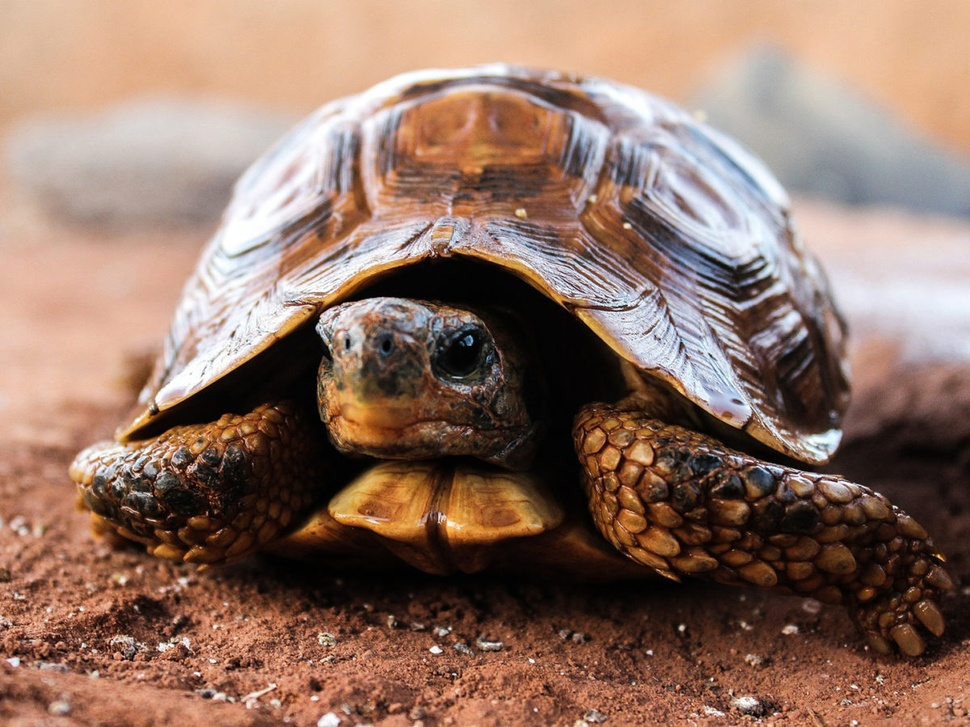
#> input picture CODE/Turtle.jpeg, 970 x 727 px, shrunk from 1200 x 899 before the run
$ python thresholdTest.py
#> lines starting #> are read from the running program, lines starting #| are printed output that depends on the picture; after the words box and inside, x2 and y2 are one past the last pixel; in counts of white or black regions, pixels touching at a corner belong together
import cv2
# Load the image in grayscale (no color, just black & white)
image = cv2.imread("Turtle.jpeg", cv2.IMREAD_GRAYSCALE)
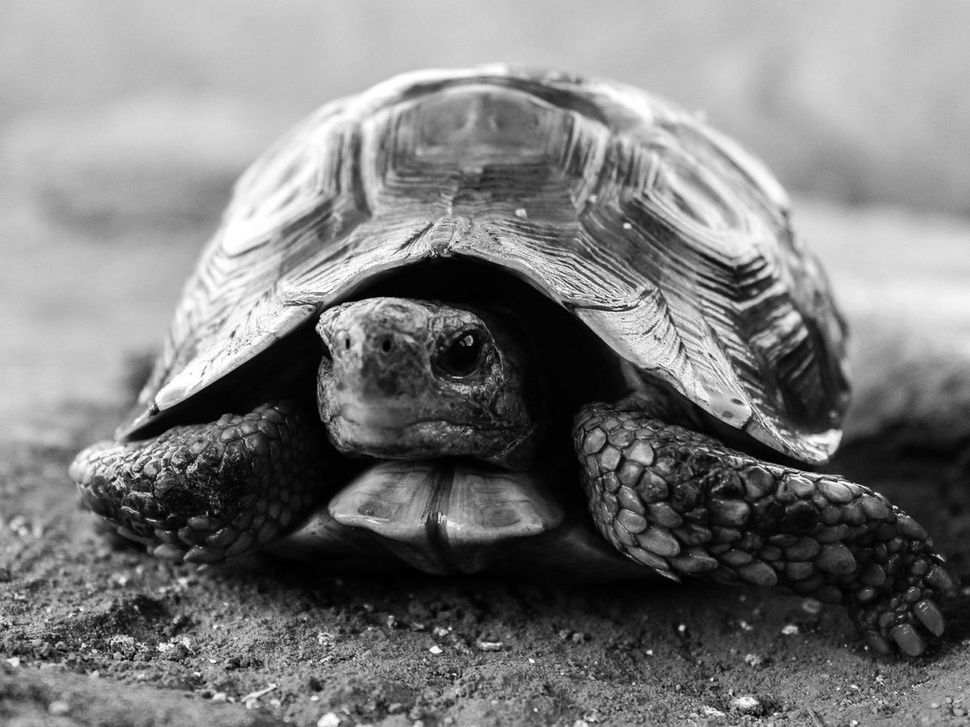
#> image: shape (727, 970); min 0, max 255, mean 123
# Pick a threshold value, let's say 127
threshold_value = 127
# Convert the image based on that threshold value
_, binary_image = cv2.threshold(image, threshold_value, 255, cv2.THRESH_BINARY)
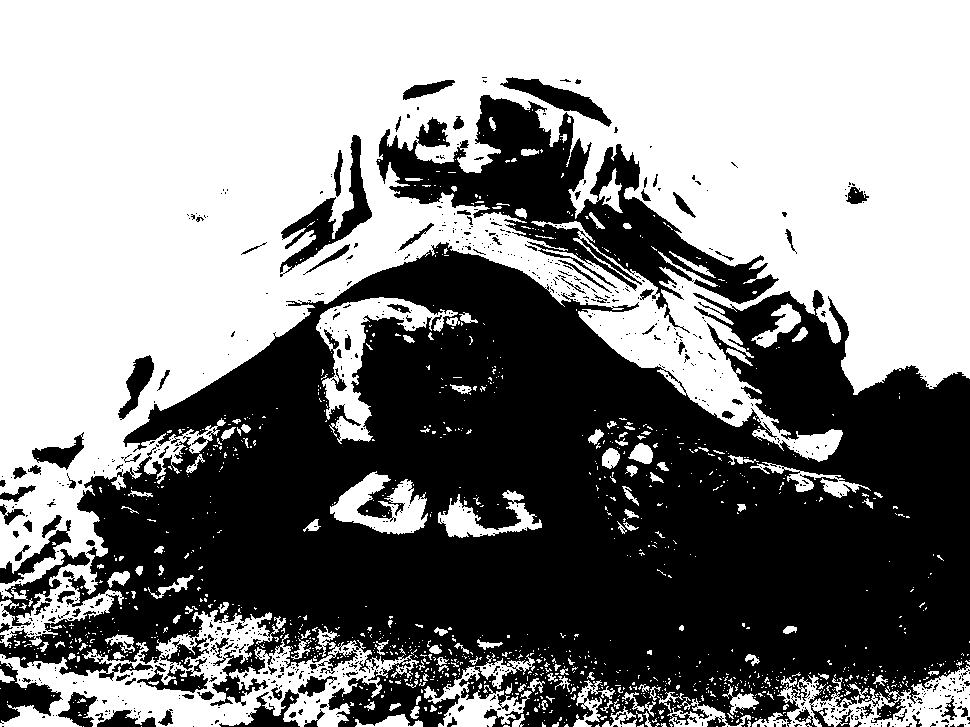
#> binary_image: shape (727, 970); 52.8% white; 804 black regions (700 under 20 px), largest, box (x1, y1, x2, y2) and area: (0, 242, 970, 727) 282336, (376, 95, 779, 333) 26503, (280, 135, 372, 277) 3142

# Apply adaptive thresholding (it decides the best threshold for each part)
adaptive_image = cv2.adaptiveThreshold(image, 255, cv2.ADAPTIVE_THRESH_GAUSSIAN_C, cv2.THRESH_BINARY, 11, 2)
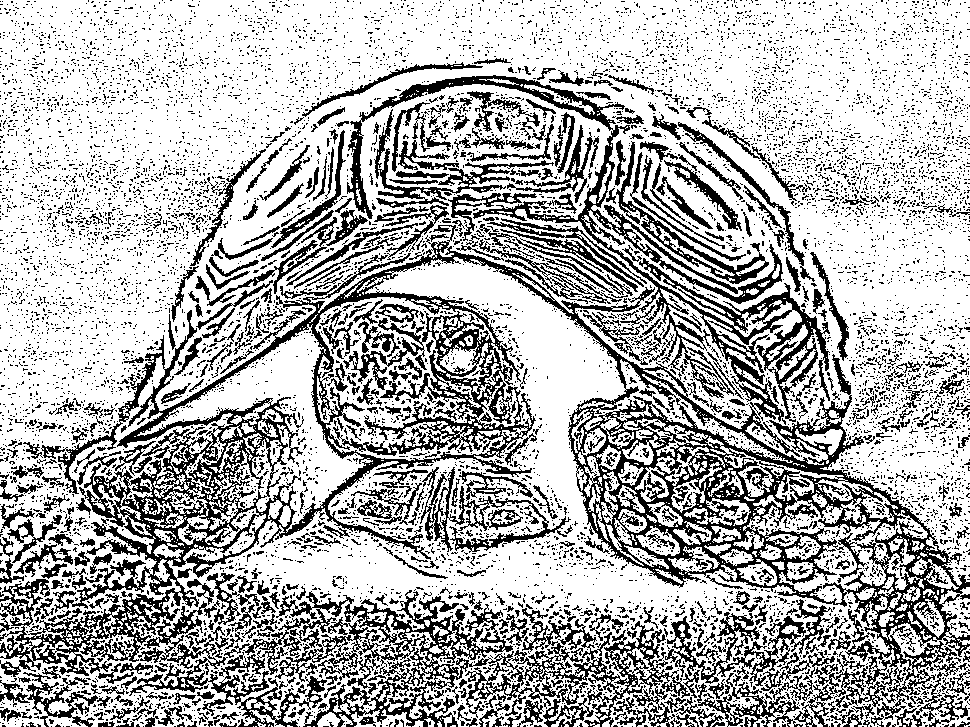
#> adaptive_image: shape (727, 970); 70.1% white; black in thin lines or dots
# Show the new image
cv2.imshow("Adaptive Thresholding", adaptive_image)

# Show the new image
cv2.imshow("Binary Image", binary_image)

cv2.imshow('Gray', image)

cv2.waitKey(0)
cv2.destroyAllWindows()

$ run again, with CODE/cat.jpg copied over CODE/Turtle.jpeg
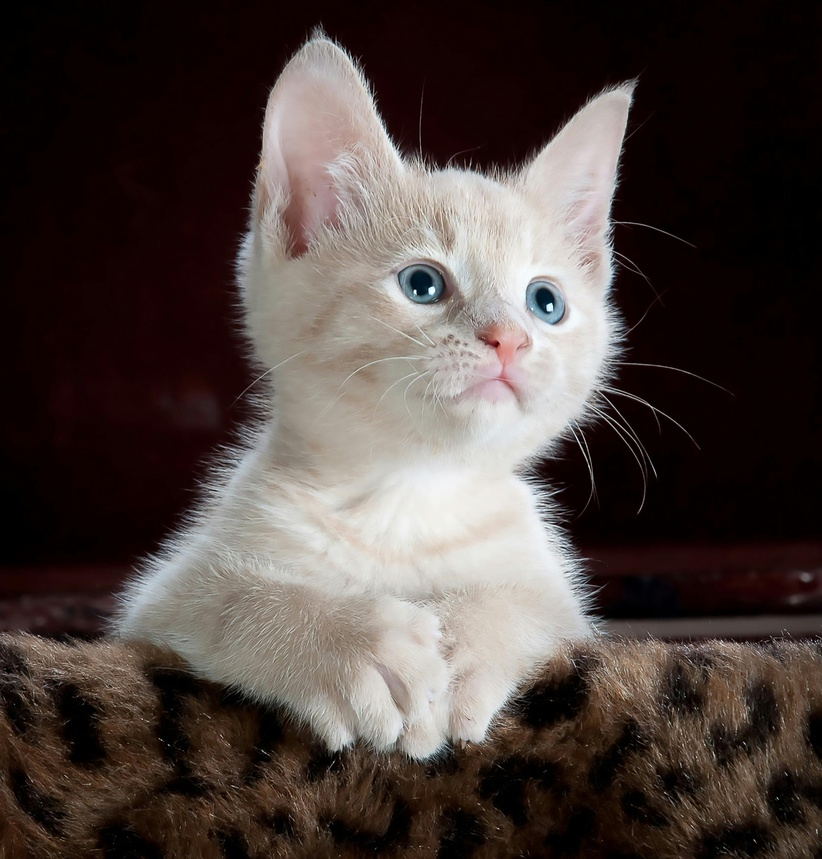
#> input picture CODE/cat.jpg, 822 x 859 px, shrunk from 2392 x 2500 before the run
#> `_, binary_image = cv2.threshold(image, threshold_value, 255, cv2.THRES..`:
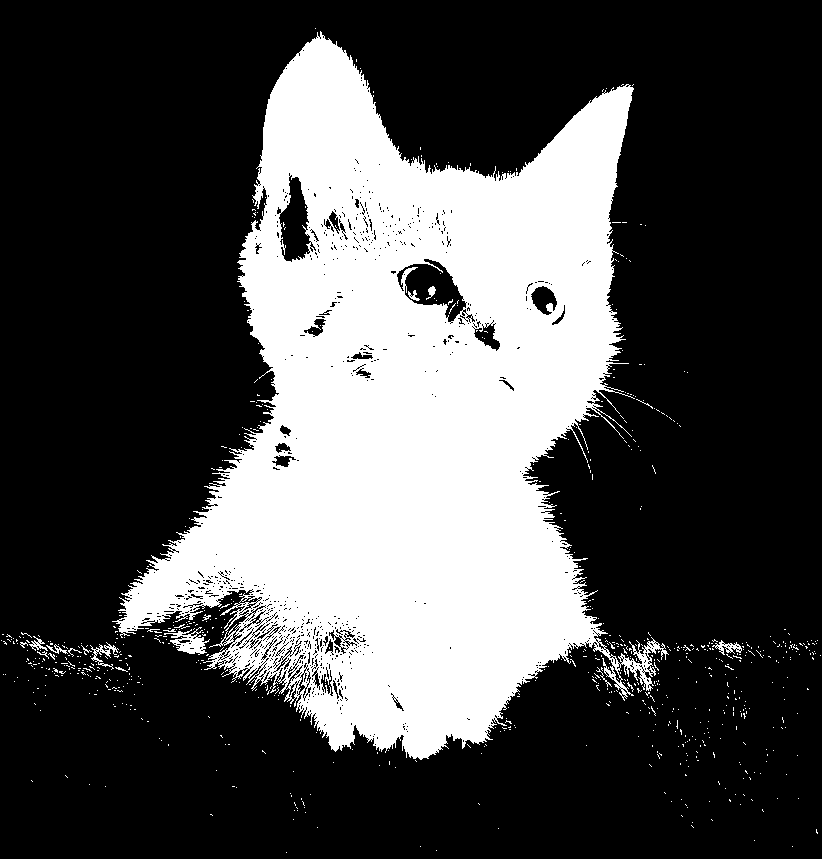
#> binary_image: shape (859, 822); 29.6% white; 756 white regions (739 under 20 px), largest, box (x1, y1, x2, y2) and area: (112, 31, 669, 760) 205477, (164, 627, 210, 655) 528, (90, 642, 119, 670) 211
#> `adaptive_image = cv2.adaptiveThreshold(image, 255, cv2.ADAPTIVE_THRESH..`:
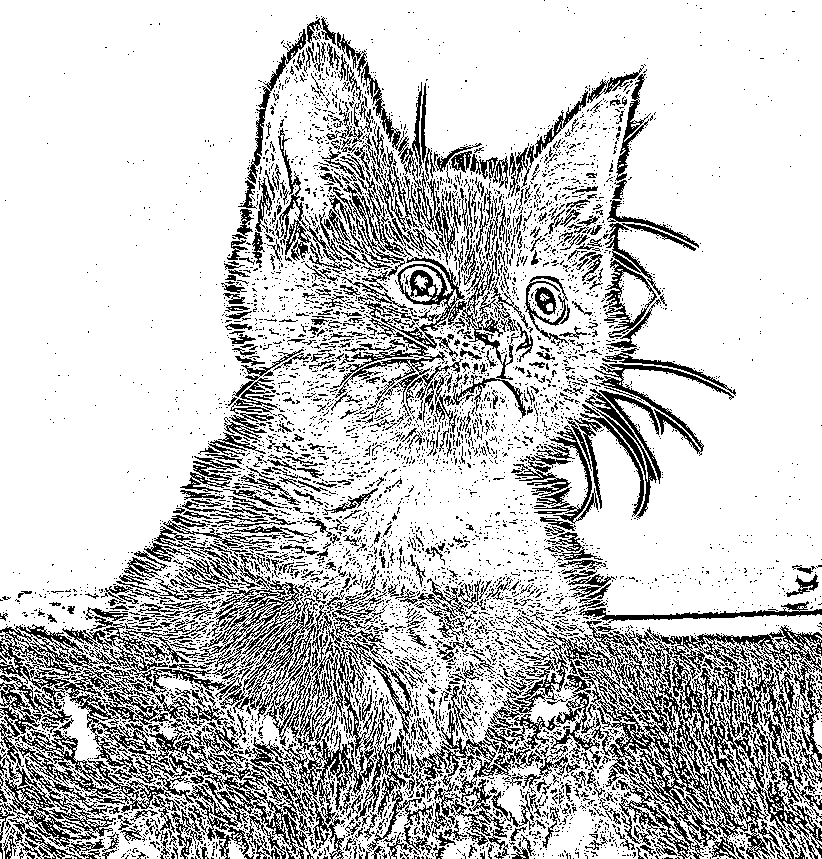
#> adaptive_image: shape (859, 822); 77.4% white; black in thin lines or dots

$ run again, with CODE/dog.jpg copied over CODE/Turtle.jpeg
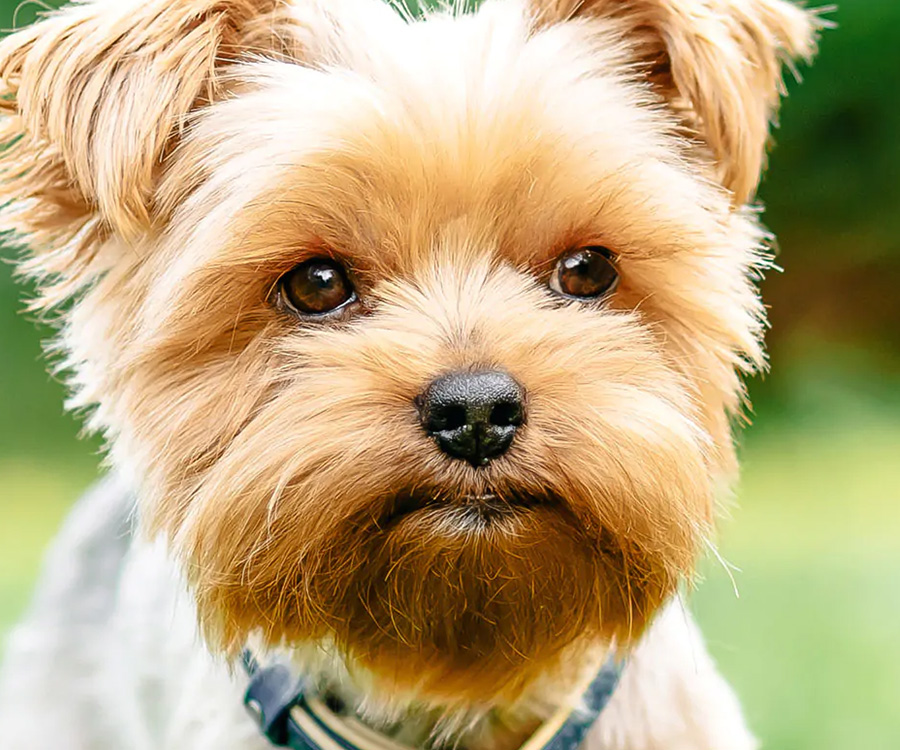
#> input picture CODE/dog.jpg, 900 x 750 px
#> `_, binary_image = cv2.threshold(image, threshold_value, 255, cv2.THRES..`:
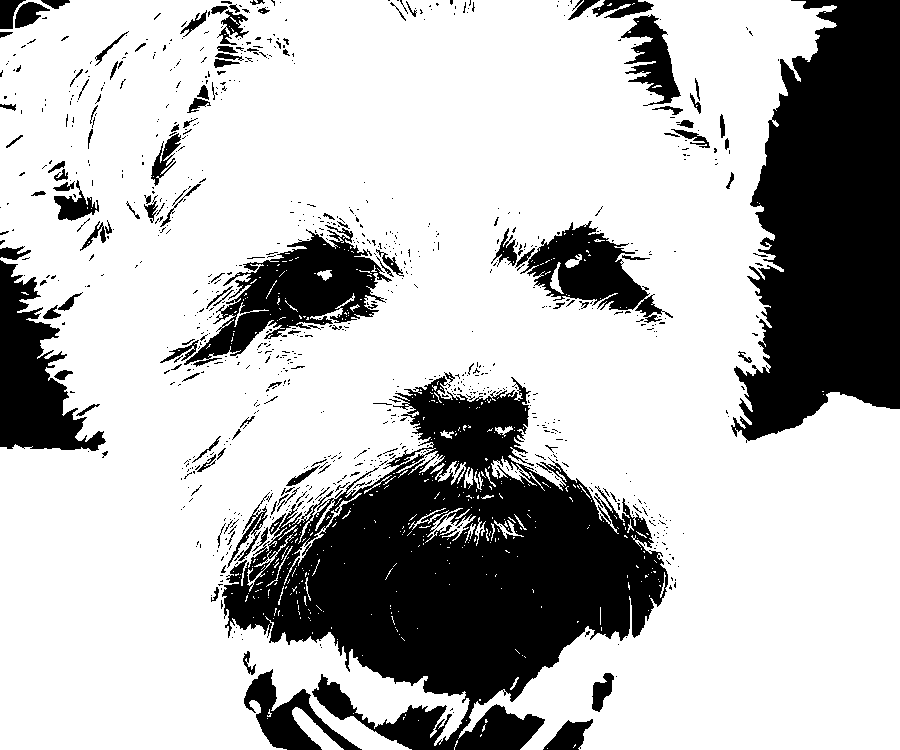
#> binary_image: shape (750, 900); 73.1% white; 899 black regions (775 under 20 px), largest, box (x1, y1, x2, y2) and area: (222, 376, 668, 750) 80299, (731, 0, 900, 443) 53199, (184, 225, 392, 367) 11111
#> `adaptive_image = cv2.adaptiveThreshold(image, 255, cv2.ADAPTIVE_THRESH..`:
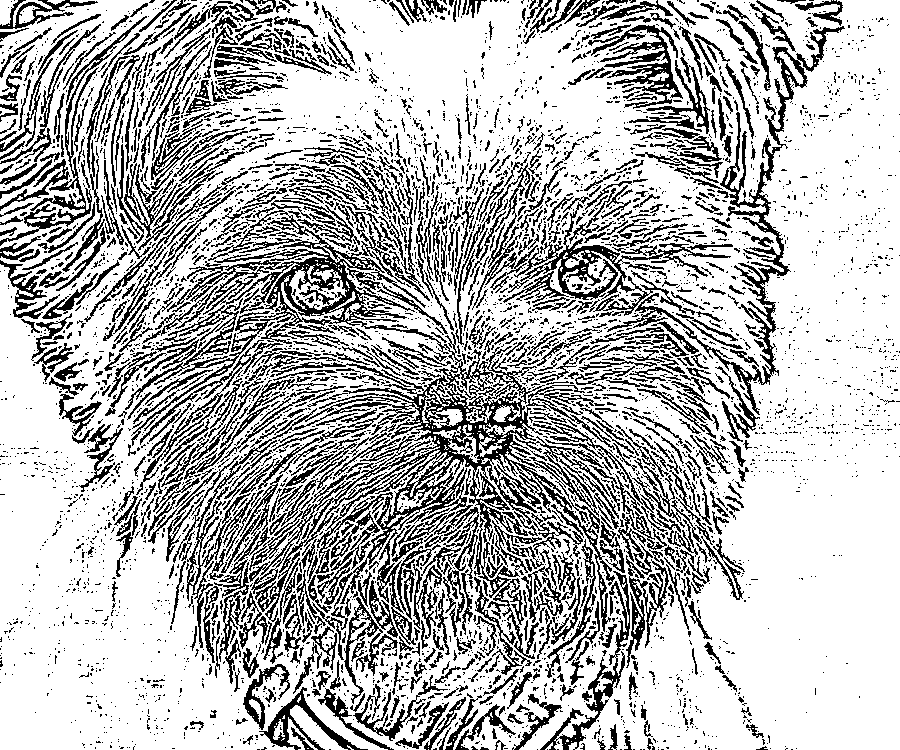
#> adaptive_image: shape (750, 900); 72.5% white; black in thin lines or dots
